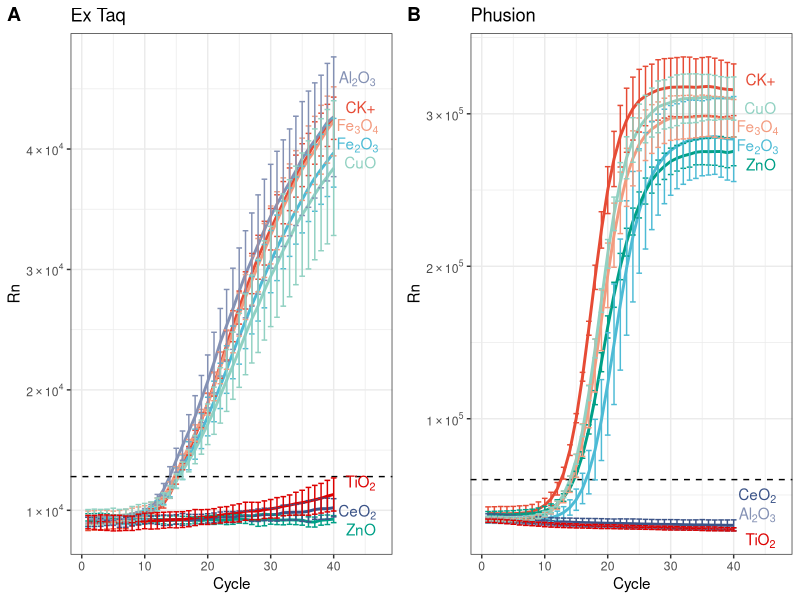
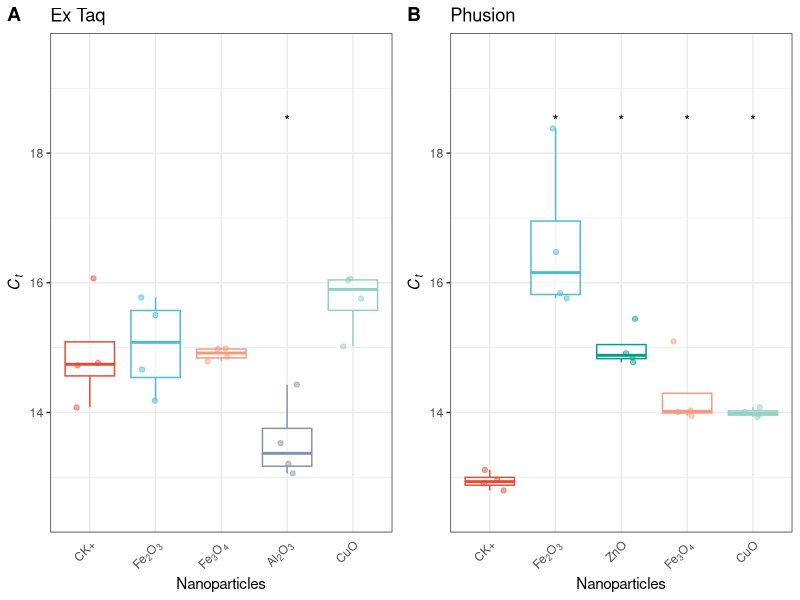
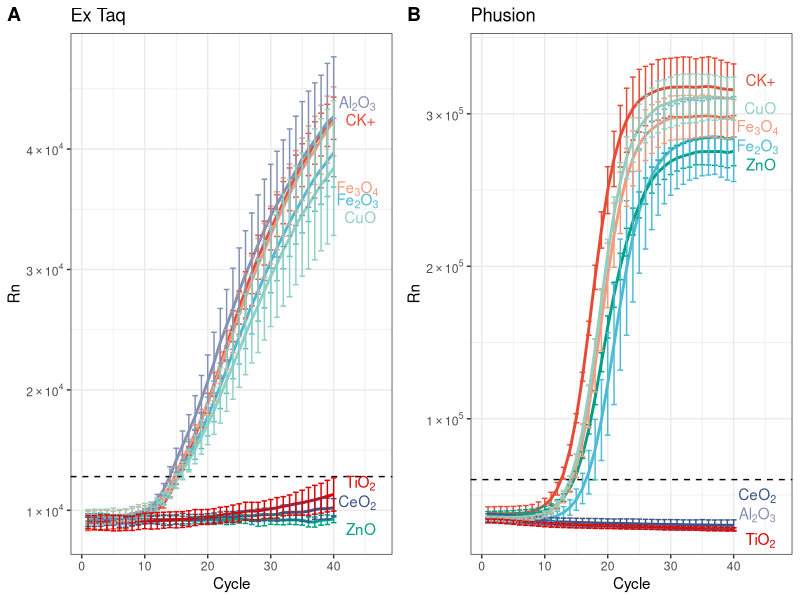
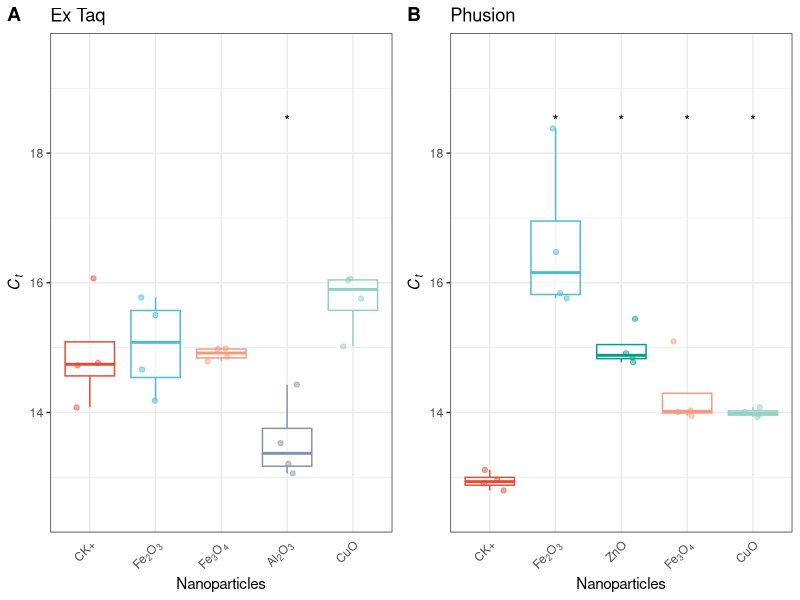

These figures' R source, in order:
#' ---
#' title: "NPs modulate PCR efficiency"
#' author: "Chun-Hui Gao"
#' date: "2018-10-12"
#' output: "html_document"
#' ---

#' # Read data
#'
#+ data, message=F
library(tidyverse)
library(ggsci)
library(ggrepel)
library(cowplot)
library(rstatix)
library(ggpubr)

results <- read_csv("data/RT-PCR_results.csv")
amplification <- read_csv("data/RT-PCR_amplification.csv")

#+ label of plot
# NP Labels
np_labels <- c("CK"    = expression(paste(CK,"+")),
               "Fe2O3" = expression(paste(Fe[2],O[3])),
               "ZnO"   = expression(paste(ZnO)),
               "CeO2"  = expression(paste(Ce,O[2])),
               "Fe3O4" = expression(paste(Fe[3],O[4])),
               "Al2O3" = expression(paste(Al[2],O[3])),
               "CuO"   = expression(paste(CuO)),
               "TiO2"  = expression(paste(Ti,O[2])))
# color value
color_values <- pal_npg("nrc")(length(np_labels))
names(color_values) <- names(np_labels)

amplification$nps <- factor(amplification$nps, levels = names(np_labels))
results$nps <- factor(results$nps, levels = names(np_labels))
# DNA polymerase Labels
enzyme_labels <- c("extaq" = "Ex Taq","phusion" = "Phusion")

#+ function
# enzyme labeller
enzyme_labeller <- function(enzyme){
  return(as.character(enzyme_labels[enzyme]))
}
# Y-axis Labels
fancy_scientific <- function(l) {
  # turn in to character string in scientific notation
  l <- format(l, scientific = TRUE)
  # quote the part before the exponent to keep all the digits
  l <- gsub("^(.*)e", "'\\1'e", l)
  # turn the 'e+' into plotmath format
  l <- gsub("e", "%*%10^", l)
  # remove +
  l <- gsub("\\+","",l)
  # return this as an expression
  parse(text=l)
}




#' # Visualization

#' ## Amplication curve - Figure 2
#+ plot amplication curve, fig.width=10,fig.asp=0.618
amplification <- amplification %>%  mutate(label=as.character(np_labels[as.character(nps)]))

Ct_cutoff <- c(12800,60100)
names(Ct_cutoff) <- c("extaq","phusion")

plots <- lapply(c("extaq","phusion"), function(x){
  ggplot(filter(amplification,enzyme==x),aes(Cycle,mean,color=nps,group=nps)) + 
    geom_line(size=1,show.legend = F) + 
    geom_hline(yintercept = Ct_cutoff[[x]],lty="dashed") + 
    geom_errorbar(aes(ymin=mean-sd,ymax=mean+sd),show.legend = F) +
    labs(title = enzyme_labeller(x)) + 
    geom_text_repel(mapping = aes(x=42,label=label,color=nps),
                    data = filter(amplification,Cycle==40,enzyme==x),
                    direction = "y",xlim=c(40,47),segment.alpha = 0,
                    box.padding = 0.1,
                    parse = T,show.legend = F,hjust=0) + 
    xlim(c(NA,47)) +  ylab("Rn") +  
    scale_y_continuous(labels=fancy_scientific) + 
    scale_color_manual(values = color_values,name="NPs") +
    theme_bw() + theme(legend.position = "none")
})


plot_grid(plotlist = plots,labels = "AUTO")
ggsave("Figure 2.png",path = "plots",dpi=300)


#' ### Comparison of Ct values - Figure 3
#+ fig.width=6,fig.asp=0.618

plots <- lapply(c("extaq","phusion"), function(x){
  data <- results %>% select(enzyme,nps,CT) %>% filter(enzyme==x)
  if (x == "extaq"){
    aov <- aov(CT~nps,data=data)
    test_result <- tukey_hsd(aov) %>% 
      filter(group1=="CK") %>%
      mutate(p.signif=cut(p.adj,breaks = c(-Inf,0.05,Inf),labels = c("*","")))    
  }
  else {
    test_result <- compare_means(CT~nps,data,ref.group = "CK")
  }

  ggplot(data,aes(nps,CT,color=nps)) + 
    geom_boxplot(show.legend = F,outlier.alpha = 0,alpha=I(1/2)) + 
    geom_jitter(show.legend = F,alpha=1/2,width = 0.25) +
    geom_text(aes(x=group2,label=p.signif),y=18.5,data = test_result,
               inherit.aes = F) +
    labs(title=enzyme_labeller(x)) +  
    scale_color_manual(values = color_values,name="NPs") +
    scale_x_discrete(labels=np_labels) +    
    ylim(c(12.5,19.5)) +
    xlab("Nanoparticles") + ylab(expression(italic(C[t]))) +
    theme_bw() +
    theme(axis.text.x = element_text(angle = 45,vjust = 1,hjust = 1,face = 'bold.italic'),
          axis.line.x = element_blank(),
          axis.ticks.x=element_blank(),
          legend.position = "none")
  
})

plot_grid(plotlist = plots,labels = "AUTO")

ggsave("Figure 3.png",path = "plots",dpi=300)

